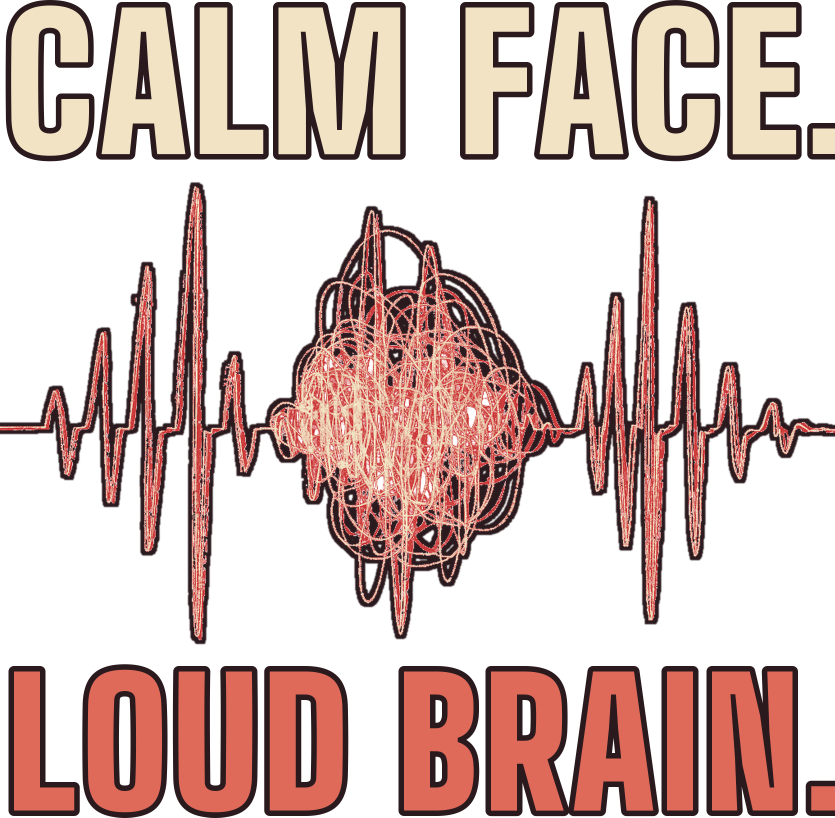
#> input picture designs/c895/src_print.png, 3338 x 3271 px, found by its file name (shown at 1/4 size)
$ python make.py
#> lines starting #> are read from the running program, lines starting #| are printed output that depends on the picture
import sys; sys.path.insert(0,'.')
from designs.lock import *
im=Image.open('designs/c933/src_print.png').convert('RGBA'); a=im.crop((0,508,im.width,3455)); a=a.crop(a.getbbox()); a.save('designs/c933/art_only.png'); print(a.size)
#> further down, im is the input picture: PIL image 3338x3271 RGBA; mean R, G, B, A 74.6, 50.8, 46, 114.9
#> after `a = im.crop((0, 508, im.width, 3455))`:
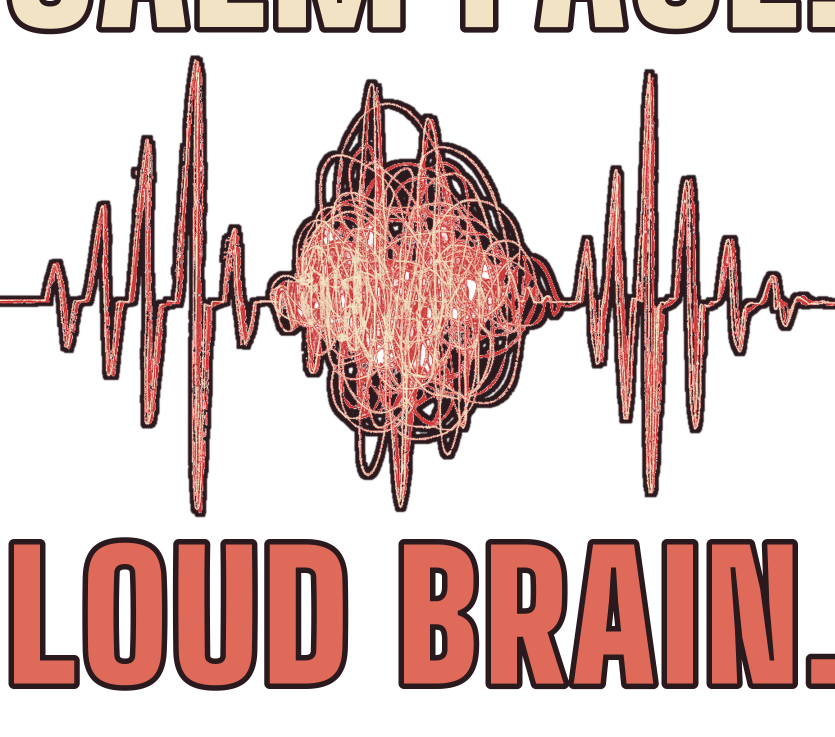
#> a: PIL image 3338x2947 RGBA (shown at 1/4 size); mean R, G, B, A 62.2, 37.3, 34.4, 98.6; transparent parts drawn white
#> after `a = a.crop(a.getbbox())`:
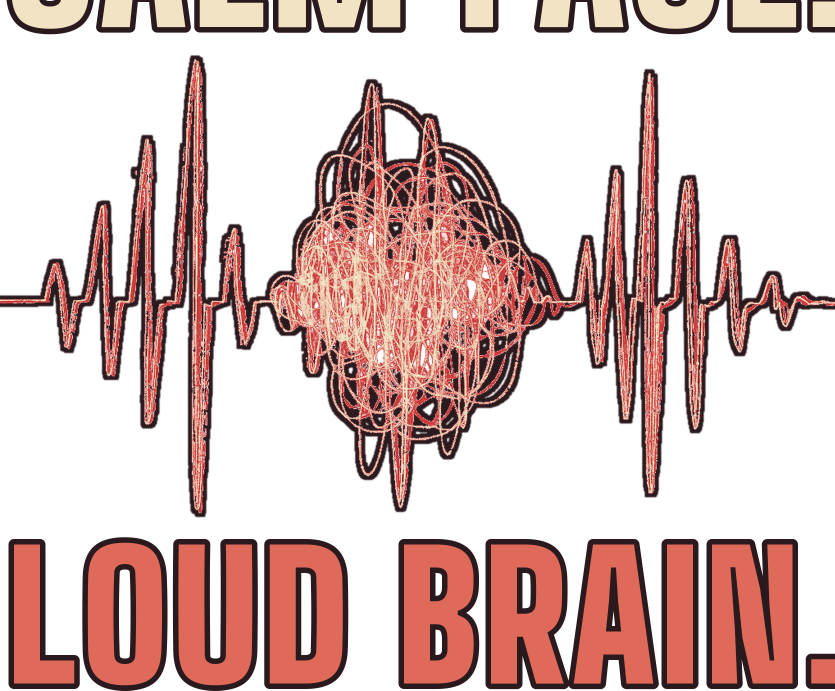
#> a: PIL image 3338x2763 RGBA (shown at 1/4 size); mean R, G, B, A 66.3, 39.8, 36.6, 105.1; transparent parts drawn white
#> (the run stopped early here; a loop or call above may not have finished)
